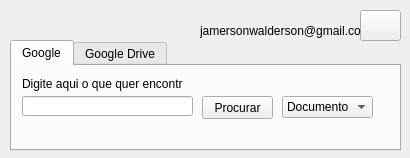
<?xml version="1.0" encoding="UTF-8"?>
<ui version="4.0">
 <class>form</class>
 <widget class="QWidget" name="form">
  <property name="geometry">
   <rect>
    <x>0</x>
    <y>0</y>
    <width>410</width>
    <height>158</height>
   </rect>
  </property>
  <property name="windowTitle">
   <string>Power Searching</string>
  </property>
  <widget class="QTabWidget" name="tabWidget">
   <property name="geometry">
    <rect>
     <x>10</x>
     <y>40</y>
     <width>391</width>
     <height>111</height>
    </rect>
   </property>
   <property name="currentIndex">
    <number>0</number>
   </property>
   <widget class="QWidget" name="tab">
    <attribute name="title">
     <string>Google</string>
    </attribute>
    <widget class="QComboBox" name="cb_google">
     <property name="geometry">
      <rect>
       <x>270</x>
       <y>30</y>
       <width>91</width>
       <height>22</height>
      </rect>
     </property>
     <property name="acceptDrops">
      <bool>false</bool>
     </property>
     <property name="accessibleName">
      <string/>
     </property>
     <item>
      <property name="text">
       <string>Documento</string>
      </property>
     </item>
     <item>
      <property name="text">
       <string>Audio</string>
      </property>
     </item>
     <item>
      <property name="text">
       <string>Video</string>
      </property>
     </item>
    </widget>
    <widget class="QLabel" name="label">
     <property name="geometry">
      <rect>
       <x>10</x>
       <y>10</y>
       <width>161</width>
       <height>16</height>
      </rect>
     </property>
     <property name="text">
      <string>Digite aqui o que quer encontrar:</string>
     </property>
    </widget>
    <widget class="QPushButton" name="btGoogle">
     <property name="geometry">
      <rect>
       <x>190</x>
       <y>30</y>
       <width>71</width>
       <height>23</height>
      </rect>
     </property>
     <property name="text">
      <string>Procurar</string>
     </property>
    </widget>
    <widget class="QLineEdit" name="txt_entrada_google">
     <property name="geometry">
      <rect>
       <x>10</x>
       <y>30</y>
       <width>171</width>
       <height>20</height>
      </rect>
     </property>
    </widget>
   </widget>
   <widget class="QWidget" name="tab_2">
    <attribute name="title">
     <string>Google Drive</string>
    </attribute>
    <widget class="QLabel" name="label_2">
     <property name="geometry">
      <rect>
       <x>10</x>
       <y>10</y>
       <width>161</width>
       <height>16</height>
      </rect>
     </property>
     <property name="text">
      <string>Digite aqui o que quer encontrar:</string>
     </property>
    </widget>
    <widget class="QLineEdit" name="txt_entrada_google_drive">
     <property name="geometry">
      <rect>
       <x>10</x>
       <y>30</y>
       <width>171</width>
       <height>20</height>
      </rect>
     </property>
    </widget>
    <widget class="QPushButton" name="btGoogleDrive">
     <property name="geometry">
      <rect>
       <x>190</x>
       <y>30</y>
       <width>71</width>
       <height>23</height>
      </rect>
     </property>
     <property name="text">
      <string>Procurar</string>
     </property>
    </widget>
    <widget class="QComboBox" name="cb_google_drive">
     <property name="geometry">
      <rect>
       <x>270</x>
       <y>30</y>
       <width>91</width>
       <height>22</height>
      </rect>
     </property>
     <item>
      <property name="text">
       <string>Geral</string>
      </property>
     </item>
     <item>
      <property name="text">
       <string>Seminarios</string>
      </property>
     </item>
     <item>
      <property name="text">
       <string>Desenhos</string>
      </property>
     </item>
    </widget>
   </widget>
  </widget>
  <widget class="QPushButton" name="bt_github">
   <property name="geometry">
    <rect>
     <x>360</x>
     <y>10</y>
     <width>41</width>
     <height>31</height>
    </rect>
   </property>
   <property name="text">
    <string/>
   </property>
   <property name="icon">
    <iconset>
     <normaloff>../pyemail/contents/icons8-github-32.png</normaloff>../pyemail/contents/icons8-github-32.png</iconset>
   </property>
   <property name="iconSize">
    <size>
     <width>36</width>
     <height>36</height>
    </size>
   </property>
  </widget>
  <widget class="QLabel" name="label_3">
   <property name="geometry">
    <rect>
     <x>200</x>
     <y>20</y>
     <width>161</width>
     <height>21</height>
    </rect>
   </property>
   <property name="text">
    <string>jamersonwalderson@gmail.com</string>
   </property>
  </widget>
 </widget>
 <resources/>
 <connections/>
</ui>
